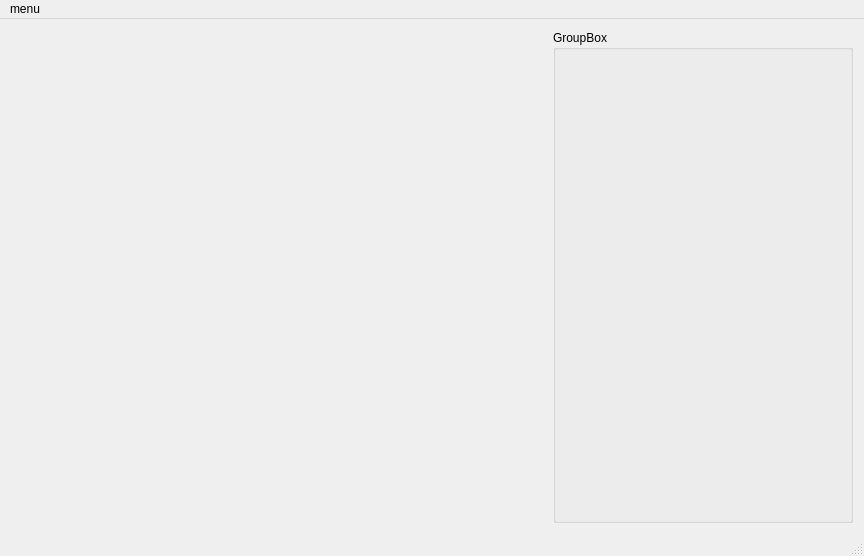
<?xml version="1.0" encoding="UTF-8"?>
<ui version="4.0">
 <class>MainWindow</class>
 <widget class="QMainWindow" name="MainWindow">
  <property name="geometry">
   <rect>
    <x>0</x>
    <y>0</y>
    <width>864</width>
    <height>556</height>
   </rect>
  </property>
  <property name="minimumSize">
   <size>
    <width>640</width>
    <height>480</height>
   </size>
  </property>
  <property name="windowTitle">
   <string>WaveRoom</string>
  </property>
  <widget class="QWidget" name="centralWidget">
   <layout class="QHBoxLayout" name="horizontalLayout">
    <item>
     <widget class="GLWidget" name="glWidget" native="true">
      <property name="cursor">
       <cursorShape>ArrowCursor</cursorShape>
      </property>
     </widget>
    </item>
    <item>
     <widget class="QGroupBox" name="groupBox">
      <property name="sizePolicy">
       <sizepolicy hsizetype="Fixed" vsizetype="Preferred">
        <horstretch>0</horstretch>
        <verstretch>0</verstretch>
       </sizepolicy>
      </property>
      <property name="minimumSize">
       <size>
        <width>300</width>
        <height>0</height>
       </size>
      </property>
      <property name="title">
       <string>GroupBox</string>
      </property>
     </widget>
    </item>
   </layout>
  </widget>
  <widget class="QMenuBar" name="menuBar">
   <property name="geometry">
    <rect>
     <x>0</x>
     <y>0</y>
     <width>864</width>
     <height>19</height>
    </rect>
   </property>
   <widget class="QMenu" name="menuMenu">
    <property name="title">
     <string>menu</string>
    </property>
    <addaction name="actionQuit"/>
   </widget>
   <addaction name="menuMenu"/>
  </widget>
  <widget class="QStatusBar" name="statusBar"/>
  <action name="actionQuit">
   <property name="text">
    <string>quit</string>
   </property>
  </action>
 </widget>
 <layoutdefault spacing="6" margin="11"/>
 <customwidgets>
  <customwidget>
   <class>GLWidget</class>
   <extends>QWidget</extends>
   <header>glwidget.h</header>
   <container>1</container>
  </customwidget>
 </customwidgets>
 <resources/>
 <connections/>
</ui>
